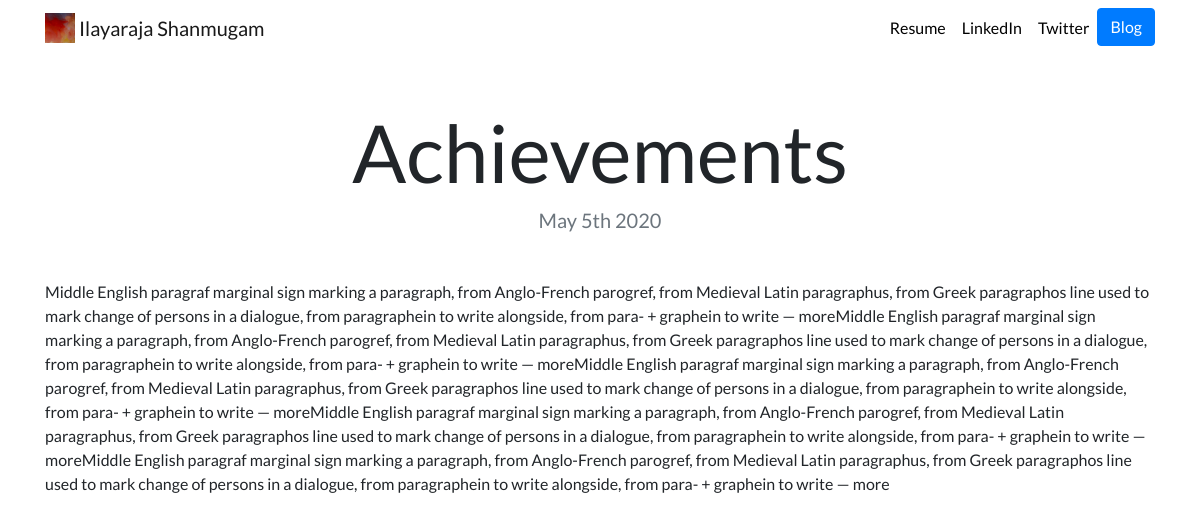
Page /blog/3/ on the committed database.
### blog/models.py (models this page shows, shortened)
class Blog(models.Model):
    title = models.CharField(max_length=200)
    desc = models.TextField()
    date = models.DateField()

### blog/views.py (the view)
# urls.py: path('<int:blog_id>/', views.detail, name='detail'),
def detail(request, blog_id):
    blog = get_object_or_404(Blog, pk=blog_id)
    return render(request, 'blog/detail.html',{'blog':blog})

### blog/templates/blog/detail.html
{% extends "portfolio/base.html" %}
{% load static %}
{% block content %}
<h1 class="text-center mt-5" id="blogdetailtitle">{{ blog.title }}</h1>
<h5 class="text-center text-muted mb-5">{{ blog.date|date:'F jS Y' }}</h5>
<p>{{ blog.desc|safe }}</p>
{% endblock %}

### portfolio/static/portfolio/custom.css (style rules this page uses)
body { font-family: 'Lato', sans-serif; }
@media (min-width: 992px) { #blogdetailtitle { font-size: 5rem; } }

### rows in the picture
Blog: title "Achievements", date "May 5th 2020", desc "Middle English paragraf marginal sign marking a paragraph, from Anglo-French parogref, from Medieval Latin paragraphus, from Greek paragraphos line used to mark change of persons in a dialogue, from paragraphein to write alongside, from para- + graphein to write — moreMiddle English paragraf marginal sign marking a paragraph, from Anglo-French parogref, from Medieval Latin paragraphus, from Greek paragraphos line used to mark change of persons in a dialogue, from paragraphein to write alongside, from para- + graphein to write — moreMiddle English paragraf marginal sign marking a paragraph, from Anglo-French parogref, from Medieval Latin paragraphus, from Greek paragraphos line used to mark…"
